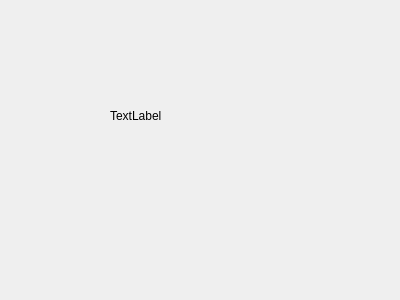
<?xml version="1.0" encoding="UTF-8"?>
<ui version="4.0">
 <class>MainWindow</class>
 <widget class="QMainWindow" name="MainWindow">
  <property name="geometry">
   <rect>
    <x>0</x>
    <y>0</y>
    <width>400</width>
    <height>300</height>
   </rect>
  </property>
  <property name="windowTitle">
   <string>MainWindow</string>
  </property>
  <widget class="QWidget" name="centralWidget">
   <widget class="QLabel" name="backgroundLabel">
    <property name="geometry">
     <rect>
      <x>110</x>
      <y>110</y>
      <width>56</width>
      <height>12</height>
     </rect>
    </property>
    <property name="text">
     <string>TextLabel</string>
    </property>
   </widget>
  </widget>
 </widget>
 <layoutdefault spacing="6" margin="11"/>
 <resources/>
 <connections/>
</ui>
